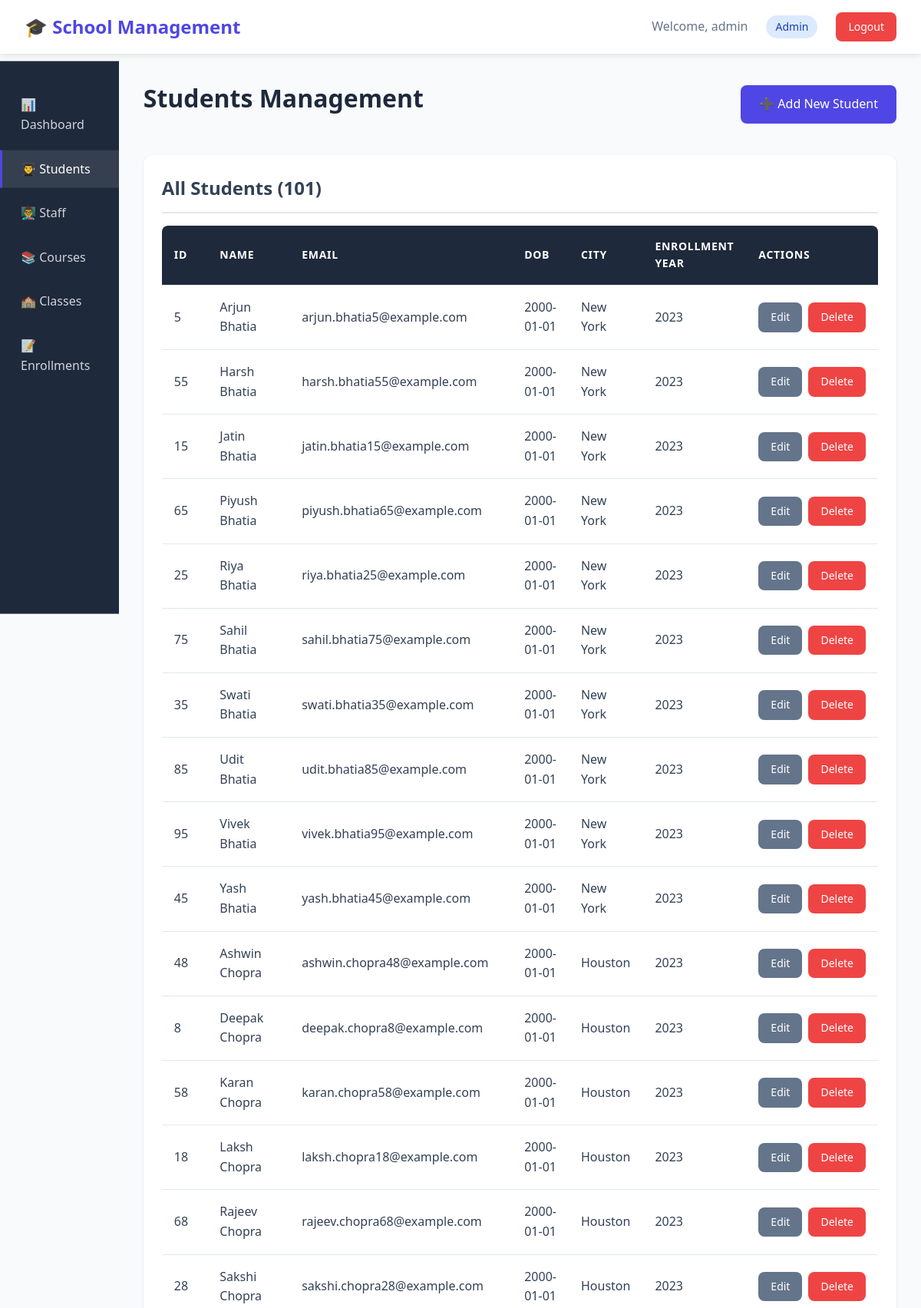
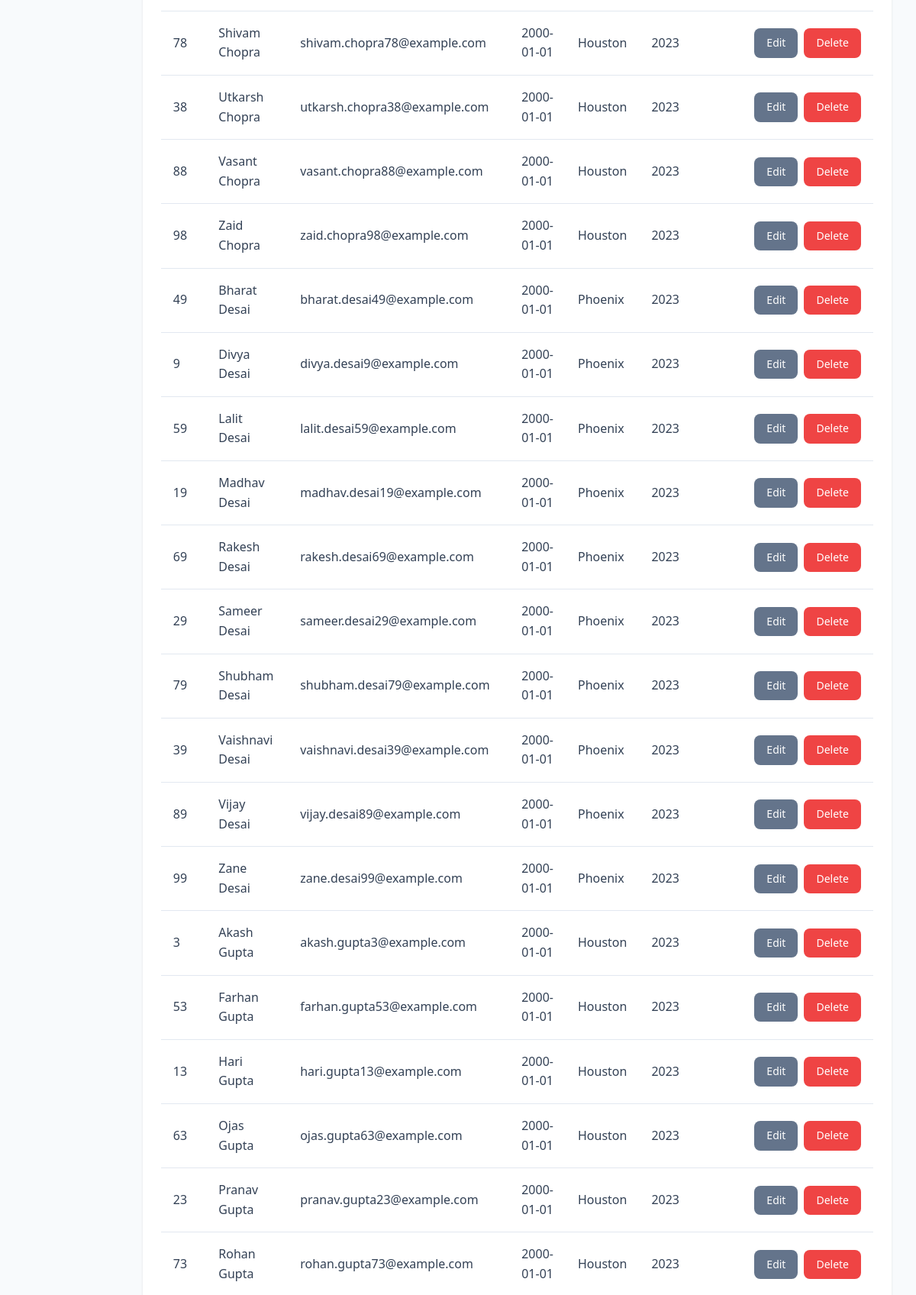
Screenshot of /admin/students (signed in, upper part) with the database file from the repository (2 pictures, top to bottom).
### tables this page shows
CREATE TABLE Student (
    Student_ID INTEGER PRIMARY KEY AUTOINCREMENT,
    First_Name TEXT NOT NULL,
    Last_Name TEXT NOT NULL,
    DOB DATE NOT NULL,
    Email TEXT UNIQUE NOT NULL,
    Street_Address TEXT,
    City TEXT,
    Zip_Code TEXT,
    Enrollment_Year INTEGER NOT NULL
, Dept TEXT, Age INTEGER);

### app.py (the view)
@app.route('/admin/students')
@login_required
@role_required('Admin')
def admin_students():
    students = query_db('SELECT * FROM Student ORDER BY Last_Name, First_Name')
    return render_template('admin/students.html', students=students)

### app.py (called while the page is built)
def get_db():
    conn = sqlite3.connect(DB_NAME)
    conn.row_factory = sqlite3.Row
    conn.execute("PRAGMA foreign_keys = ON")
    return conn

def query_db(query, args=(), one=False):
    conn = get_db()
    cur = conn.execute(query, args)
    rv = cur.fetchall()
    conn.close()
    return (rv[0] if rv else None) if one else rv

def login_required(f):
    @wraps(f)
    def decorated_function(*args, **kwargs):
        if 'user_id' not in session:
            flash('Please log in to access this page.', 'warning')
            return redirect(url_for('login'))
        return f(*args, **kwargs)
    return decorated_function

def role_required(*roles):
    def decorator(f):
        @wraps(f)
        def decorated_function(*args, **kwargs):
            if 'role' not in session or session['role'] not in roles:
                flash('You do not have permission to access this page.', 'danger')
                return redirect(url_for('dashboard'))
            return f(*args, **kwargs)
        return decorated_function
    return decorator

### templates/admin/students.html (shortened to what this page needs)
{% extends "base.html" %}
{% block content %}
<div class="layout">
    <div class="sidebar">
        <ul class="sidebar-menu">
            <li class="sidebar-item">
                <a href="{{ url_for('admin_dashboard') }}" class="sidebar-link">
                    📊 Dashboard
                </a>
            </li>
            <li class="sidebar-item">
                <a href="{{ url_for('admin_students') }}" class="sidebar-link active">
                    👨‍🎓 Students
                </a>
            </li>
            <li class="sidebar-item">
                <a href="{{ url_for('admin_staff') }}" class="sidebar-link">
                    👨‍🏫 Staff
                </a>
            </li>
            <li class="sidebar-item">
                <a href="{{ url_for('admin_courses') }}" class="sidebar-link">
                    📚 Courses
                </a>
            </li>
            <li class="sidebar-item">
                <a href="{{ url_for('admin_classes') }}" class="sidebar-link">
                    🏫 Classes
                </a>
            </li>
            <li class="sidebar-item">
                <a href="{{ url_for('admin_enrollments') }}" class="sidebar-link">
                    📝 Enrollments
                </a>
            </li>
        </ul>
    </div>
    <div class="main-content">
        <div class="page-header">
            <h1 class="page-title">Students Management</h1>
            <a href="{{ url_for('admin_student_add') }}" class="btn btn-primary">➕ Add New Student</a>
        </div>
        <div class="card">
            <div class="card-header">All Students ({{ students|length }})</div>
            <div class="table-container">
                <table class="table">
                    <thead>
                        <tr>
                            <th>ID</th>
                            <th>Name</th>
                            <th>Email</th>
                            <th>DOB</th>
                            <th>City</th>
                            <th>Enrollment Year</th>
                            <th>Actions</th>
                        </tr>
                    </thead>
                    <tbody>
                        {% for student in students %}
                        <tr>
                            <td>{{ student.Student_ID }}</td>
                            <td>{{ student.First_Name }} {{ student.Last_Name }}</td>
                            <td>{{ student.Email }}</td>
                            <td>{{ student.DOB }}</td>
                            <td>{{ student.City }}</td>
                            <td>{{ student.Enrollment_Year }}</td>
                            <td>
                                <div class="action-buttons">
                                    <a href="{{ url_for('admin_student_edit', id=student.Student_ID) }}" class="btn btn-secondary btn-sm">Edit</a>
                                    <a href="{{ url_for('admin_student_delete', id=student.Student_ID) }}"
                                       class="btn btn-danger btn-sm"
                                       onclick="return confirm('Are you sure you want to delete this student?')">Delete</a>
                                </div>
                            </td>
                        </tr>
                        {% endfor %}
                    </tbody>
                </table>
            </div>
        </div>
    </div>
</div>
{% endblock %}

### static/css/style.css (style rules this page uses)
:root { --primary-color: #4f46e5; --secondary-color: #06b6d4; --success-color: #10b981; --danger-color: #ef4444; --warning-color: #f59e0b; --info-color: #3b82f6; --dark-color: #1e293b; --light-color: #f8fafc; --border-color: #e2e8f0; --text-color: #334155; --sidebar-width: 260px; }
* { margin: 0; padding: 0; box-sizing: border-box; }
body { font-family: 'Segoe UI', Tahoma, Geneva, Verdana, sans-serif; background: var(--light-color); color: var(--text-color); line-height: 1.6; }
h1, h2, h3, h4, h5, h6 { color: var(--dark-color); font-weight: 600; margin-bottom: 1rem; }
h1 { font-size: 2.5rem; }
.btn { display: inline-block; padding: 0.75rem 1.5rem; border: none; border-radius: 0.5rem; font-size: 1rem; font-weight: 500; text-decoration: none; cursor: pointer; transition: all 0.3s ease; text-align: center; }
.btn-primary { background: var(--primary-color); color: white; }
.btn-danger { background: var(--danger-color); color: white; }
.btn-secondary { background: #64748b; color: white; }
.btn-sm { padding: 0.5rem 1rem; font-size: 0.875rem; }
.card { background: white; border-radius: 0.75rem; box-shadow: 0 1px 3px rgba(0, 0, 0, 0.1); padding: 1.5rem; margin-bottom: 1.5rem; transition: box-shadow 0.3s; }
.card-header { font-size: 1.5rem; font-weight: 600; margin-bottom: 1rem; padding-bottom: 0.75rem; border-bottom: 2px solid var(--border-color); }
.table-container { overflow-x: auto; margin: 1rem 0; }
.table { width: 100%; border-collapse: collapse; background: white; border-radius: 0.5rem; overflow: hidden; }
.table thead { background: var(--dark-color); color: white; }
.table th, .table td { padding: 1rem; text-align: left; border-bottom: 1px solid var(--border-color); }
.table th { font-weight: 600; text-transform: uppercase; font-size: 0.875rem; letter-spacing: 0.05em; }
.table tbody tr { transition: background-color 0.3s; }
.layout { display: flex; min-height: calc(100vh - 80px); }
.sidebar { width: var(--sidebar-width); background: var(--dark-color); color: white; padding: 2rem 0; position: sticky; top: 80px; height: calc(100vh - 80px); overflow-y: auto; }
.sidebar-menu { list-style: none; }
.sidebar-item { margin-bottom: 0.5rem; }
.sidebar-link { display: block; color: rgba(255, 255, 255, 0.8); text-decoration: none; padding: 0.75rem 1.5rem; transition: all 0.3s; border-left: 3px solid transparent; }
.sidebar-link:hover, .sidebar-link.active { background: rgba(255, 255, 255, 0.1); color: white; border-left-color: var(--primary-color); }
.main-content { flex: 1; padding: 2rem; max-width: 1400px; }
.page-header { margin-bottom: 2rem; display: flex; justify-content: space-between; align-items: center; }
.page-title { font-size: 2rem; color: var(--dark-color); }
.action-buttons { display: flex; gap: 0.5rem; }

### rows the page displays
Student: Student_ID "5", First_Name "Arjun", Last_Name "Bhatia", Email "arjun.bhatia5@example.com", DOB "2000-01-01", City "New York", Enrollment_Year "2023"
Student: Student_ID "55", First_Name "Harsh", Last_Name "Bhatia", Email "harsh.bhatia55@example.com", DOB "2000-01-01", City "New York", Enrollment_Year "2023"
Student: Student_ID "15", First_Name "Jatin", Last_Name "Bhatia", Email "jatin.bhatia15@example.com", DOB "2000-01-01", City "New York", Enrollment_Year "2023"
Student: Student_ID "65", First_Name "Piyush", Last_Name "Bhatia", Email "piyush.bhatia65@example.com", DOB "2000-01-01", City "New York", Enrollment_Year "2023"
Student: Student_ID "25", First_Name "Riya", Last_Name "Bhatia", Email "riya.bhatia25@example.com", DOB "2000-01-01", City "New York", Enrollment_Year "2023"
Student: Student_ID "75", First_Name "Sahil", Last_Name "Bhatia", Email "sahil.bhatia75@example.com", DOB "2000-01-01", City "New York", Enrollment_Year "2023"
Student: Student_ID "35", First_Name "Swati", Last_Name "Bhatia", Email "swati.bhatia35@example.com", DOB "2000-01-01", City "New York", Enrollment_Year "2023"
Student: Student_ID "85", First_Name "Udit", Last_Name "Bhatia", Email "udit.bhatia85@example.com", DOB "2000-01-01", City "New York", Enrollment_Year "2023"
Student: Student_ID "95", First_Name "Vivek", Last_Name "Bhatia", Email "vivek.bhatia95@example.com", DOB "2000-01-01", City "New York", Enrollment_Year "2023"
Student: Student_ID "45", First_Name "Yash", Last_Name "Bhatia", Email "yash.bhatia45@example.com", DOB "2000-01-01", City "New York", Enrollment_Year "2023"
Student: Student_ID "48", First_Name "Ashwin", Last_Name "Chopra", Email "ashwin.chopra48@example.com", DOB "2000-01-01", City "Houston", Enrollment_Year "2023"
Student: Student_ID "8", First_Name "Deepak", Last_Name "Chopra", Email "deepak.chopra8@example.com", DOB "2000-01-01", City "Houston", Enrollment_Year "2023"
Student: Student_ID "58", First_Name "Karan", Last_Name "Chopra", Email "karan.chopra58@example.com", DOB "2000-01-01", City "Houston", Enrollment_Year "2023"
Student: Student_ID "18", First_Name "Laksh", Last_Name "Chopra", Email "laksh.chopra18@example.com", DOB "2000-01-01", City "Houston", Enrollment_Year "2023"
Student: Student_ID "68", First_Name "Rajeev", Last_Name "Chopra", Email "rajeev.chopra68@example.com", DOB "2000-01-01", City "Houston", Enrollment_Year "2023"
Student: Student_ID "28", First_Name "Sakshi", Last_Name "Chopra", Email "sakshi.chopra28@example.com", DOB "2000-01-01", City "Houston", Enrollment_Year "2023"
Student: Student_ID "78", First_Name "Shivam", Last_Name "Chopra", Email "shivam.chopra78@example.com", DOB "2000-01-01", City "Houston", Enrollment_Year "2023"
Student: Student_ID "38", First_Name "Utkarsh", Last_Name "Chopra", Email "utkarsh.chopra38@example.com", DOB "2000-01-01", City "Houston", Enrollment_Year "2023"
Student: Student_ID "88", First_Name "Vasant", Last_Name "Chopra", Email "vasant.chopra88@example.com", DOB "2000-01-01", City "Houston", Enrollment_Year "2023"
Student: Student_ID "98", First_Name "Zaid", Last_Name "Chopra", Email "zaid.chopra98@example.com", DOB "2000-01-01", City "Houston", Enrollment_Year "2023"
Student: Student_ID "49", First_Name "Bharat", Last_Name "Desai", Email "bharat.desai49@example.com", DOB "2000-01-01", City "Phoenix", Enrollment_Year "2023"
Student: Student_ID "9", First_Name "Divya", Last_Name "Desai", Email "divya.desai9@example.com", DOB "2000-01-01", City "Phoenix", Enrollment_Year "2023"
Student: Student_ID "59", First_Name "Lalit", Last_Name "Desai", Email "lalit.desai59@example.com", DOB "2000-01-01", City "Phoenix", Enrollment_Year "2023"
Student: Student_ID "19", First_Name "Madhav", Last_Name "Desai", Email "madhav.desai19@example.com", DOB "2000-01-01", City "Phoenix", Enrollment_Year "2023"
Student: Student_ID "69", First_Name "Rakesh", Last_Name "Desai", Email "rakesh.desai69@example.com", DOB "2000-01-01", City "Phoenix", Enrollment_Year "2023"
Student: Student_ID "29", First_Name "Sameer", Last_Name "Desai", Email "sameer.desai29@example.com", DOB "2000-01-01", City "Phoenix", Enrollment_Year "2023"
Student: Student_ID "79", First_Name "Shubham", Last_Name "Desai", Email "shubham.desai79@example.com", DOB "2000-01-01", City "Phoenix", Enrollment_Year "2023"
Student: Student_ID "39", First_Name "Vaishnavi", Last_Name "Desai", Email "vaishnavi.desai39@example.com", DOB "2000-01-01", City "Phoenix", Enrollment_Year "2023"
Student: Student_ID "89", First_Name "Vijay", Last_Name "Desai", Email "vijay.desai89@example.com", DOB "2000-01-01", City "Phoenix", Enrollment_Year "2023"
Student: Student_ID "99", First_Name "Zane", Last_Name "Desai", Email "zane.desai99@example.com", DOB "2000-01-01", City "Phoenix", Enrollment_Year "2023"
Student: Student_ID "3", First_Name "Akash", Last_Name "Gupta", Email "akash.gupta3@example.com", DOB "2000-01-01", City "Houston", Enrollment_Year "2023"
Student: Student_ID "53", First_Name "Farhan", Last_Name "Gupta", Email "farhan.gupta53@example.com", DOB "2000-01-01", City "Houston", Enrollment_Year "2023"
Student: Student_ID "13", First_Name "Hari", Last_Name "Gupta", Email "hari.gupta13@example.com", DOB "2000-01-01", City "Houston", Enrollment_Year "2023"
Student: Student_ID "63", First_Name "Ojas", Last_Name "Gupta", Email "ojas.gupta63@example.com", DOB "2000-01-01", City "Houston", Enrollment_Year "2023"
Student: Student_ID "23", First_Name "Pranav", Last_Name "Gupta", Email "pranav.gupta23@example.com", DOB "2000-01-01", City "Houston", Enrollment_Year "2023"
Student: Student_ID "73", First_Name "Rohan", Last_Name "Gupta", Email "rohan.gupta73@example.com", DOB "2000-01-01", City "Houston", Enrollment_Year "2023"

### other values shown
{{ session.username }} "admin"
{{ session.role }} "Admin"
{{ students|length }} "101"
